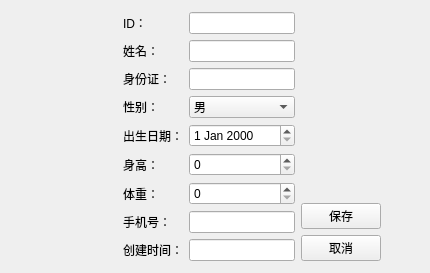
<?xml version="1.0" encoding="UTF-8"?>
<ui version="4.0">
 <class>PatientEditView</class>
 <widget class="QWidget" name="PatientEditView">
  <property name="geometry">
   <rect>
    <x>0</x>
    <y>0</y>
    <width>430</width>
    <height>273</height>
   </rect>
  </property>
  <property name="windowTitle">
   <string>编辑患者信息</string>
  </property>
  <layout class="QVBoxLayout" name="verticalLayout_2">
   <item>
    <spacer name="verticalSpacer_3">
     <property name="orientation">
      <enum>Qt::Vertical</enum>
     </property>
     <property name="sizeHint" stdset="0">
      <size>
       <width>20</width>
       <height>0</height>
      </size>
     </property>
    </spacer>
   </item>
   <item>
    <layout class="QHBoxLayout" name="horizontalLayout_2">
     <item>
      <spacer name="horizontalSpacer">
       <property name="orientation">
        <enum>Qt::Horizontal</enum>
       </property>
       <property name="sizeType">
        <enum>QSizePolicy::Fixed</enum>
       </property>
       <property name="sizeHint" stdset="0">
        <size>
         <width>112</width>
         <height>20</height>
        </size>
       </property>
      </spacer>
     </item>
     <item>
      <layout class="QHBoxLayout" name="horizontalLayout">
       <item>
        <layout class="QFormLayout" name="formLayout">
         <item row="0" column="0">
          <widget class="QLabel" name="label">
           <property name="text">
            <string>ID：</string>
           </property>
          </widget>
         </item>
         <item row="0" column="1">
          <widget class="QLineEdit" name="dbEditID"/>
         </item>
         <item row="1" column="0">
          <widget class="QLabel" name="label_2">
           <property name="text">
            <string>姓名：</string>
           </property>
          </widget>
         </item>
         <item row="1" column="1">
          <widget class="QLineEdit" name="dbEditName"/>
         </item>
         <item row="2" column="0">
          <widget class="QLabel" name="label_3">
           <property name="text">
            <string>身份证：</string>
           </property>
          </widget>
         </item>
         <item row="2" column="1">
          <widget class="QLineEdit" name="dbEditIDCard"/>
         </item>
         <item row="3" column="0">
          <widget class="QLabel" name="label_4">
           <property name="text">
            <string>性别：</string>
           </property>
          </widget>
         </item>
         <item row="3" column="1">
          <widget class="QComboBox" name="dbComboSex">
           <item>
            <property name="text">
             <string>男</string>
            </property>
           </item>
           <item>
            <property name="text">
             <string>女</string>
            </property>
           </item>
          </widget>
         </item>
         <item row="4" column="0">
          <widget class="QLabel" name="label_5">
           <property name="text">
            <string>出生日期：</string>
           </property>
          </widget>
         </item>
         <item row="4" column="1">
          <widget class="QDateEdit" name="dbDateEditDOB"/>
         </item>
         <item row="5" column="0">
          <widget class="QLabel" name="label_6">
           <property name="text">
            <string>身高：</string>
           </property>
          </widget>
         </item>
         <item row="5" column="1">
          <widget class="QSpinBox" name="dbSpinHeight"/>
         </item>
         <item row="6" column="0">
          <widget class="QLabel" name="label_7">
           <property name="text">
            <string>体重：</string>
           </property>
          </widget>
         </item>
         <item row="6" column="1">
          <widget class="QSpinBox" name="dbSpinWeight"/>
         </item>
         <item row="7" column="0">
          <widget class="QLabel" name="label_8">
           <property name="text">
            <string>手机号：</string>
           </property>
          </widget>
         </item>
         <item row="7" column="1">
          <widget class="QLineEdit" name="dbEditMobile"/>
         </item>
         <item row="8" column="0">
          <widget class="QLabel" name="label_9">
           <property name="text">
            <string>创建时间：</string>
           </property>
          </widget>
         </item>
         <item row="8" column="1">
          <widget class="QLineEdit" name="dbCreatedTimeStamp"/>
         </item>
        </layout>
       </item>
       <item>
        <layout class="QVBoxLayout" name="verticalLayout">
         <item>
          <spacer name="verticalSpacer">
           <property name="orientation">
            <enum>Qt::Vertical</enum>
           </property>
           <property name="sizeHint" stdset="0">
            <size>
             <width>20</width>
             <height>40</height>
            </size>
           </property>
          </spacer>
         </item>
         <item>
          <widget class="QPushButton" name="pushButton">
           <property name="text">
            <string>保存</string>
           </property>
          </widget>
         </item>
         <item>
          <widget class="QPushButton" name="pushButton_2">
           <property name="text">
            <string>取消</string>
           </property>
          </widget>
         </item>
        </layout>
       </item>
      </layout>
     </item>
     <item>
      <spacer name="horizontalSpacer_2">
       <property name="orientation">
        <enum>Qt::Horizontal</enum>
       </property>
       <property name="sizeHint" stdset="0">
        <size>
         <width>40</width>
         <height>20</height>
        </size>
       </property>
      </spacer>
     </item>
    </layout>
   </item>
   <item>
    <spacer name="verticalSpacer_2">
     <property name="orientation">
      <enum>Qt::Vertical</enum>
     </property>
     <property name="sizeHint" stdset="0">
      <size>
       <width>20</width>
       <height>0</height>
      </size>
     </property>
    </spacer>
   </item>
  </layout>
 </widget>
 <resources/>
 <connections/>
</ui>
